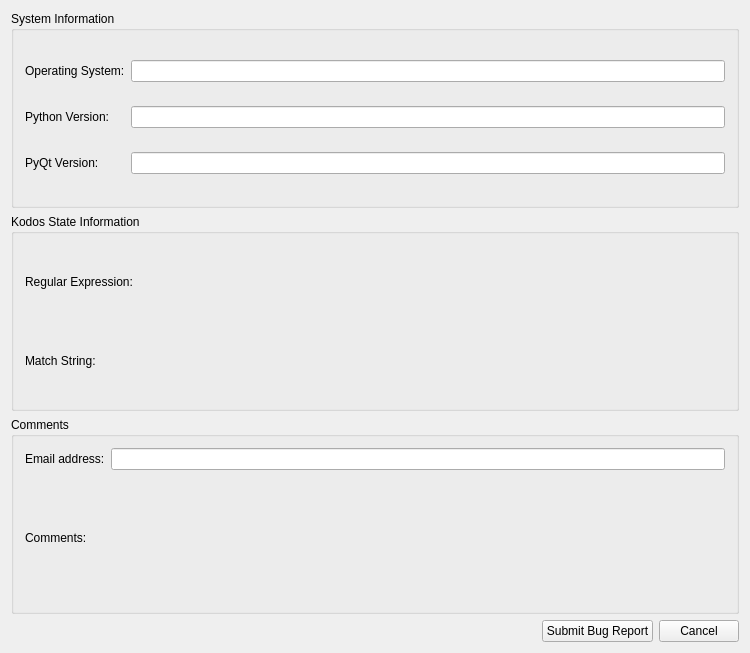
<?xml version="1.0" encoding="UTF-8"?>
<ui version="4.0">
 <class>reportBugBA</class>
 <widget class="QWidget" name="reportBugBA">
  <property name="geometry">
   <rect>
    <x>0</x>
    <y>0</y>
    <width>750</width>
    <height>653</height>
   </rect>
  </property>
  <property name="windowTitle">
   <string>Form1</string>
  </property>
  <layout class="QGridLayout">
   <property name="margin">
    <number>11</number>
   </property>
   <property name="spacing">
    <number>6</number>
   </property>
   <item row="3" column="0">
    <layout class="QHBoxLayout">
     <property name="spacing">
      <number>6</number>
     </property>
     <property name="margin">
      <number>0</number>
     </property>
     <item>
      <spacer name="Spacer1">
       <property name="orientation">
        <enum>Qt::Horizontal</enum>
       </property>
       <property name="sizeType">
        <enum>QSizePolicy::Expanding</enum>
       </property>
       <property name="sizeHint" stdset="0">
        <size>
         <width>20</width>
         <height>20</height>
        </size>
       </property>
      </spacer>
     </item>
     <item>
      <widget class="QPushButton" name="submitButton">
       <property name="text">
        <string>Submit Bug Report</string>
       </property>
      </widget>
     </item>
     <item>
      <widget class="QPushButton" name="cancelButton">
       <property name="text">
        <string>Cancel</string>
       </property>
      </widget>
     </item>
    </layout>
   </item>
   <item row="1" column="0">
    <widget class="Q3GroupBox" name="GroupBox6">
     <property name="title">
      <string>Kodos State Information</string>
     </property>
     <layout class="QGridLayout">
      <property name="margin">
       <number>11</number>
      </property>
      <property name="spacing">
       <number>6</number>
      </property>
      <item row="0" column="0">
       <layout class="QVBoxLayout">
        <property name="spacing">
         <number>6</number>
        </property>
        <property name="margin">
         <number>0</number>
        </property>
        <item>
         <widget class="QLabel" name="TextLabel4">
          <property name="text">
           <string>Regular Expression:</string>
          </property>
          <property name="wordWrap">
           <bool>false</bool>
          </property>
         </widget>
        </item>
        <item>
         <widget class="QLabel" name="TextLabel5">
          <property name="text">
           <string>Match String:</string>
          </property>
          <property name="wordWrap">
           <bool>false</bool>
          </property>
         </widget>
        </item>
       </layout>
      </item>
      <item row="0" column="1">
       <layout class="QVBoxLayout">
        <property name="spacing">
         <number>6</number>
        </property>
        <property name="margin">
         <number>0</number>
        </property>
        <item>
         <widget class="Q3MultiLineEdit" name="regexMultiLineEdit" native="true">
          <property name="readOnly" stdset="0">
           <bool>true</bool>
          </property>
         </widget>
        </item>
        <item>
         <widget class="Q3MultiLineEdit" name="stringMultiLineEdit" native="true">
          <property name="readOnly" stdset="0">
           <bool>true</bool>
          </property>
         </widget>
        </item>
       </layout>
      </item>
     </layout>
    </widget>
   </item>
   <item row="0" column="0">
    <widget class="Q3GroupBox" name="GroupBox5">
     <property name="title">
      <string>System Information</string>
     </property>
     <layout class="QGridLayout">
      <property name="margin">
       <number>11</number>
      </property>
      <property name="spacing">
       <number>6</number>
      </property>
      <item row="0" column="0">
       <widget class="QLabel" name="TextLabel1">
        <property name="text">
         <string>Operating System:</string>
        </property>
        <property name="wordWrap">
         <bool>false</bool>
        </property>
       </widget>
      </item>
      <item row="2" column="0">
       <widget class="QLabel" name="TextLabel3">
        <property name="text">
         <string>PyQt Version:</string>
        </property>
        <property name="wordWrap">
         <bool>false</bool>
        </property>
       </widget>
      </item>
      <item row="1" column="0">
       <widget class="QLabel" name="TextLabel2">
        <property name="text">
         <string>Python Version:</string>
        </property>
        <property name="wordWrap">
         <bool>false</bool>
        </property>
       </widget>
      </item>
      <item row="0" column="1">
       <widget class="QLineEdit" name="OSEdit"/>
      </item>
      <item row="1" column="1">
       <widget class="QLineEdit" name="pythonVersionEdit"/>
      </item>
      <item row="2" column="1">
       <widget class="QLineEdit" name="PyQtVersionEdit"/>
      </item>
     </layout>
    </widget>
   </item>
   <item row="2" column="0">
    <widget class="Q3GroupBox" name="GroupBox7">
     <property name="title">
      <string>Comments</string>
     </property>
     <layout class="QGridLayout">
      <property name="margin">
       <number>11</number>
      </property>
      <property name="spacing">
       <number>6</number>
      </property>
      <item row="0" column="0">
       <layout class="QGridLayout">
        <property name="margin">
         <number>0</number>
        </property>
        <property name="spacing">
         <number>6</number>
        </property>
        <item row="1" column="1">
         <widget class="Q3MultiLineEdit" name="commentsMultiLineEdit" native="true"/>
        </item>
        <item row="1" column="0">
         <widget class="QLabel" name="TextLabel3_2">
          <property name="text">
           <string>Comments:</string>
          </property>
          <property name="wordWrap">
           <bool>false</bool>
          </property>
         </widget>
        </item>
        <item row="0" column="1">
         <widget class="QLineEdit" name="emailAddressEdit"/>
        </item>
        <item row="0" column="0">
         <widget class="QLabel" name="TextLabel2_2">
          <property name="sizePolicy">
           <sizepolicy hsizetype="Minimum" vsizetype="Fixed">
            <horstretch>0</horstretch>
            <verstretch>0</verstretch>
           </sizepolicy>
          </property>
          <property name="text">
           <string>Email address:</string>
          </property>
          <property name="wordWrap">
           <bool>false</bool>
          </property>
         </widget>
        </item>
       </layout>
      </item>
     </layout>
    </widget>
   </item>
  </layout>
 </widget>
 <layoutdefault spacing="6" margin="11"/>
 <pixmapfunction>qPixmapFromMimeSource</pixmapfunction>
 <customwidgets>
  <customwidget>
   <class>Q3GroupBox</class>
   <extends>QGroupBox</extends>
   <header>Qt3Support/Q3GroupBox</header>
   <container>1</container>
  </customwidget>
  <customwidget>
   <class>Q3MultiLineEdit</class>
   <extends>QWidget</extends>
   <header>q3multilineedit.h</header>
  </customwidget>
 </customwidgets>
 <tabstops>
  <tabstop>OSEdit</tabstop>
  <tabstop>pythonVersionEdit</tabstop>
  <tabstop>PyQtVersionEdit</tabstop>
  <tabstop>emailAddressEdit</tabstop>
  <tabstop>commentsMultiLineEdit</tabstop>
  <tabstop>submitButton</tabstop>
  <tabstop>cancelButton</tabstop>
  <tabstop>regexMultiLineEdit</tabstop>
  <tabstop>stringMultiLineEdit</tabstop>
 </tabstops>
 <resources/>
 <connections>
  <connection>
   <sender>submitButton</sender>
   <signal>clicked()</signal>
   <receiver>reportBugBA</receiver>
   <slot>submit_slot()</slot>
   <hints>
    <hint type="sourcelabel">
     <x>20</x>
     <y>20</y>
    </hint>
    <hint type="destinationlabel">
     <x>20</x>
     <y>20</y>
    </hint>
   </hints>
  </connection>
  <connection>
   <sender>cancelButton</sender>
   <signal>clicked()</signal>
   <receiver>reportBugBA</receiver>
   <slot>cancel_slot()</slot>
   <hints>
    <hint type="sourcelabel">
     <x>20</x>
     <y>20</y>
    </hint>
    <hint type="destinationlabel">
     <x>20</x>
     <y>20</y>
    </hint>
   </hints>
  </connection>
 </connections>
</ui>
